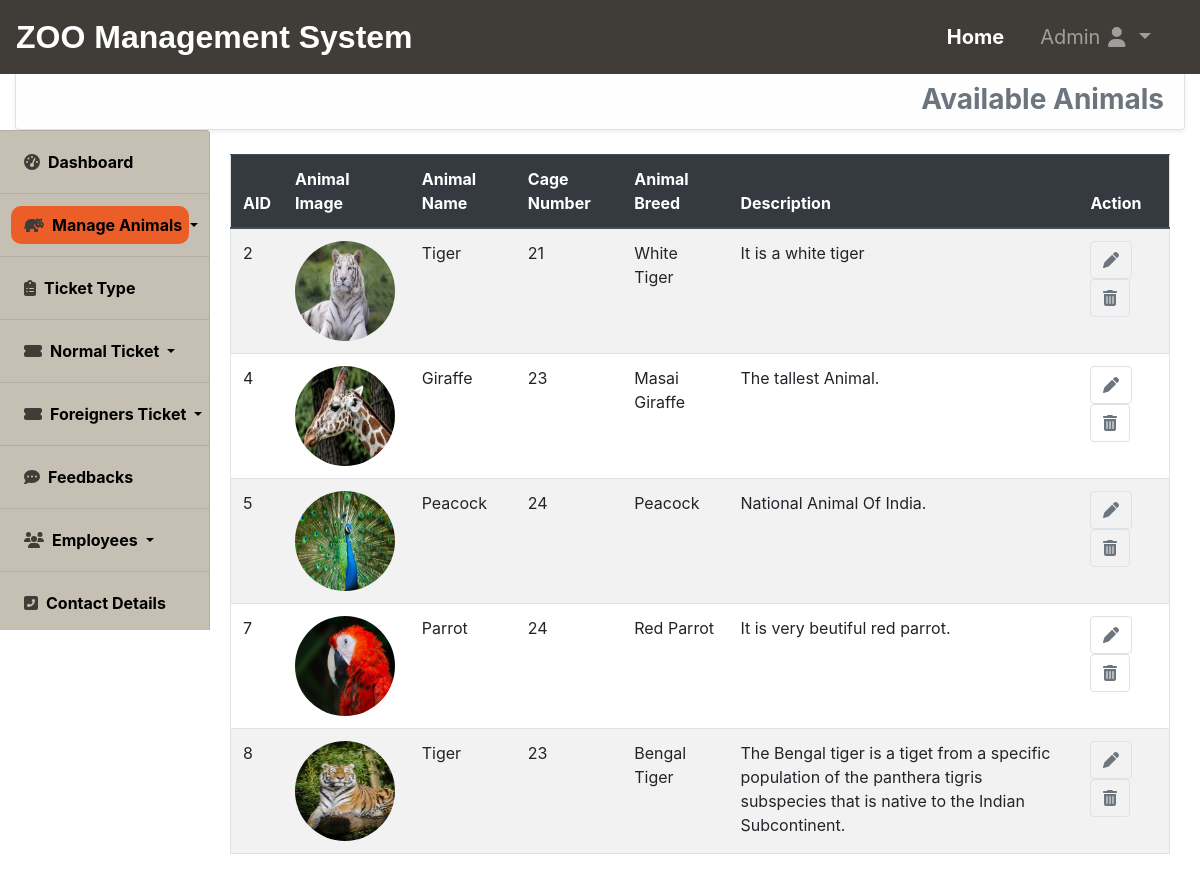
/adminuser/availableanimals/ (signed in), run on the app's committed database.
### adminuser/models.py (models this page shows)
class Animalsmodel(models.Model):
    name=models.CharField(max_length=255)
    image=models.FileField()
    cage=models.IntegerField()
    breed=models.CharField(max_length=255)
    desc=models.TextField()

### adminuser/views.py (the view)
# urls.py: path('availableanimals/',views.availableanimals,name="availableanimals"),
def availableanimals(request):
    if request.user.is_authenticated:
        page='Available Animals'
        animals=Animalsmodel.objects.all()
        return render(request,'adminuser/availableanimals.html',{'page':page,'animals':animals})
    else:
        return HttpResponseRedirect('/adminuser/adminlogin/')

### adminuser/templates/adminuser/availableanimals.html (shortened to what this page needs)
{% extends 'core/base.html' %}
{% load static %}
{% block navigationbar %}
    {% include 'core/navbar.html' %}
{% endblock navigationbar %}
{% block content %}
    <div class="container-fluid" style="margin-top:70px;">
    <h3 class="text-secondary font-weight-bold  text-right alert alert-light border shadow-sm " style="z-index:0;">{{page}}</h3>
        <div class="row">
            {% include 'adminuser/sidebar.html' %}
            <div class="col-sm-12 col-md-9 col-lg-10 offset-md-2 margin-main">
                <div class="container-fluid">
                    <div class="row">
                        <div class="col-md-12 offset-md-2 offset-lg-0 mt-2 ">
                            <table class="table table-striped border">
                                <thead class="thead-dark">
                                    <tr>
                                        <th>AID</th>
                                        <th>Animal Image</th>
                                        <th>Animal Name</th>
                                        <th>Cage Number</th>
                                        <th>Animal Breed</th>
                                        <th width="350px">Description</th>
                                        <th>Action</th>
                                    </tr>
                                </thead>
                                <tbody>
                                    {% for animal in animals %}
                                        <tr>
                                            <td>{{animal.id}}</td>
                                            <td><img src="{{animal.image.url}}" class="rounded-circle" width="100px" height="100px"></td>
                                            <td>{{animal.name}}</td>
                                            <td>{{animal.cage}}</td>
                                            <td>{{animal.breed}}</td>
                                            <td>{{animal.desc}}</td>
                                            <td>
                                            <a href="{% url 'updateanimal' animal.id %}" class="btn border"><i class="fas fa-pen text-secondary"></i></a>
                                            <a href="{% url 'deleteanimal' animal.id %}" class="btn border"><i class="fas fa-trash-alt text-secondary"></i></a>
                                            </td>
                                        </tr>
                                    {% endfor %}
                                </tbody>
                            </table>
                        </div>
                    </div>
                </div>
            </div>
        </div>
    </div>
{% endblock content %}

### data on the page
Animalsmodel: id "2", image (picture), name "Tiger", cage "21", breed "White Tiger", desc "It is a white tiger"
Animalsmodel: id "4", image (picture), name "Giraffe", cage "23", breed "Masai Giraffe", desc "The tallest Animal."
Animalsmodel: id "5", image (picture), name "Peacock", cage "24", breed "Peacock", desc "National Animal Of India."
Animalsmodel: id "7", image (picture), name "Parrot", cage "24", breed "Red Parrot", desc "It is very beutiful red parrot."
Animalsmodel: id "8", image (picture), name "Tiger", cage "23", breed "Bengal Tiger", desc "The Bengal tiger is a tiget from a specific population of the panthera tigris subspecies that is native to the Indian Subcontinent."

### other printed values
{{ page }} "Available Animals"
